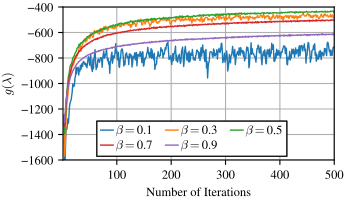

Generate this figure with Python:
import os

import matplotlib.pyplot as plt
import numpy as np

#create a figure with (2,1) subplots
FONT_SIZE = 9
fig_width_px = 350
fig_height_px = 200
dpi = 100  # Typical screen DPI, adjust if necessary
fig_width_in = fig_width_px / dpi
fig_height_in = fig_height_px / dpi

plt.rcParams.update({
    # --- make every normal string use Times or the best fall-back ----
    'font.family' : 'serif',
    'font.serif'  : ['Times New Roman', 'Times', 'Nimbus Roman', 'STIXGeneral'],
    # --- keep your existing sizing rules ----------------------------
    'font.size'        : FONT_SIZE,
    'axes.titlesize'   : FONT_SIZE,
    'axes.labelsize'   : FONT_SIZE,
    'xtick.labelsize'  : FONT_SIZE,
    'ytick.labelsize'  : FONT_SIZE,
    'legend.fontsize'  : FONT_SIZE,
})
plt.rc('mathtext', fontset='cm')


current_dir = os.path.dirname(os.path.abspath(__file__))
results_dir = os.path.join(current_dir, os.path.pardir, "test_dual_optimization_regular_1000_varying_beta")

# Plot the data
fig, axs = plt.subplots(1,1,)
fig.set_size_inches(fig_width_in, fig_height_in)  # 3.5 inches width, height adjusted to maintain aspect ratio

beta = [0.1, 0.3, 0.5, 0.7, 0.9]
N_POINTS = 500
res = np.zeros((len(beta), 4, N_POINTS))
result_list = []
for i, b in enumerate(beta):
    print(f"Processing beta = {b}")
    tmp_dir = "test_dual_optimization_regular_1000_varying_beta-2025-July-16-14-56-44-ail"
    fname = f"DualSimulation.d_o.beta{int(b*10)}.txt"
    data_file = os.path.join(results_dir, tmp_dir, fname)
    data = np.genfromtxt(data_file, delimiter=',')
    
    res[i, 0, :] = data[:, 3]
    result_list.append(data[:, 3])
    fname = f"DualSimulation.gap.beta{int(b*10)}.txt"
    data_file = os.path.join(results_dir, tmp_dir, fname)
    data = np.genfromtxt(data_file, delimiter=',')
    res[i, 1, :] = data[:, 3]

    fname = f"DualSimulation.mwm.beta{int(b*10)}.txt"
    data_file = os.path.join(results_dir, tmp_dir, fname)
    data = np.genfromtxt(data_file, delimiter=',')
    res[i, 2, :] = data[:, 3]
    
    fname = f"DualSimulation.p_o.beta{int(b*10)}.txt"
    data_file = os.path.join(results_dir, tmp_dir, fname)
    data = np.genfromtxt(data_file, delimiter=',')
    res[i, 3, :] = data[:, 3]

# colors = ["#FFD9B6","#FDBD88","#E96900","#AD4E00","#723300"]

lines1 = []
lines2 = []
for i, b in enumerate(beta):
    print(f"Plotting beta = {b}",i)
    print(result_list)
    line, = axs.plot(np.arange(N_POINTS)+1, res[i,0,:],linewidth=1)
    lines1.append(line)
    # line, = axs.plot(np.arange(N_POINTS)+1, res[i,1,:],linewidth=1)
    # lines2.append(line)
    # line, = axs.plot(np.arange(N_POINTS)+1, res[i,2,:],linewidth=1)
    # lines.append(line)
    # line, = axs.plot(np.arange(N_POINTS)+1, res[i,3,:],linewidth=1)
    # lines.append(line)

axs.set_position([0.18, 0.2, 0.775, 0.765])
# axs.set_title('Beam Intensity')
axs.set_xlabel('Number of Iterations')
axs.set_ylabel(r'$g(\lambda)$')
axs.set_xlim(1, N_POINTS)
axs.set_ylim(-1600, -400)
# axs.set_xscale('log')
# axs.set_yscale('log')
axs.grid()
# Add a legend

data_name_list = [r"$\beta=$"+f"{0.1+0.2*i:.1f}" for i in range(5)] 
ncol = 3  # Number of columns in the legend
h, l = lines1, data_name_list
nrows = -(-len(h) // ncol)                         # ceiling division
idx   = np.arange(len(h))
pad   = nrows * ncol - len(idx)
idx   = np.concatenate([idx, np.full(pad, -1)])    # pad
order = idx.reshape(nrows, ncol).T.ravel()
order = order[order >= 0]                          # drop sentinels
h = [h[i] for i in order]
l = [l[i] for i in order]

leg = plt.legend(h,l,fontsize=FONT_SIZE, loc='lower left', bbox_to_anchor=(0.125, 0.025, 0.7, 0.3), mode="expand",ncol = 3 ,borderaxespad=0.,handlelength=1, handleheight= 0.8, handletextpad=0.2, 
frameon=True,          # draw a frame
fancybox=False,        # <-- square corners (like MATLAB)
edgecolor='black',     # black  frame edge
facecolor='white',     # white background
framealpha=1,          # fully opaque
borderpad=0.3,         # tight inner padding (font-size units)
labelspacing=0.2,      # tight vertical space between rows
)   
leg.get_frame().set_linewidth(0.8)  # MATLAB-thin border
axs.add_artist(leg)

# leg = plt.legend(lines2, [r"$\beta=$"+f"{0.1+0.2*i:.1f}" for i in range(5)] ,fontsize=FONT_SIZE, loc='lower left', bbox_to_anchor=(0.125, 0.8, 0.7, 0.3), mode="expand",ncol = 3 ,borderaxespad=0.,handlelength=1, handleheight= 0.8, handletextpad=0.2, 
# frameon=True,          # draw a frame
# fancybox=False,        # <-- square corners (like MATLAB)
# edgecolor='black',     # black  frame edge
# facecolor='white',     # white background
# framealpha=1,          # fully opaque
# borderpad=0.5,         # tight inner padding (font-size units)
# labelspacing=0.1,      # tight vertical space between rows
# )   
# leg.get_frame().set_linewidth(0.8)  # MATLAB-thin border
# axs.add_artist(leg)

# Save the figure as a PDF
print("Saving figure to:", current_dir)
output_path = os.path.join(current_dir, os.path.splitext(os.path.basename(__file__))[0]) + '.pdf'

fig.savefig(output_path, format='pdf', pad_inches=0.)
